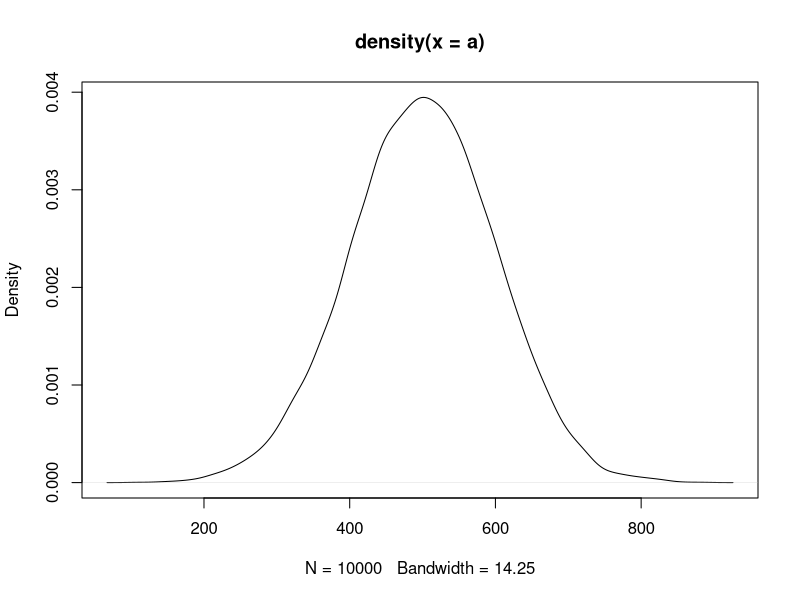
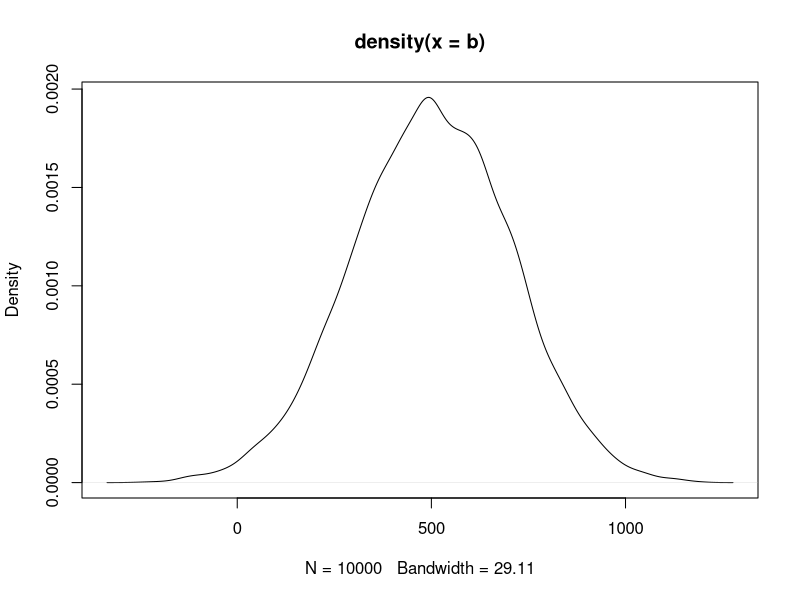
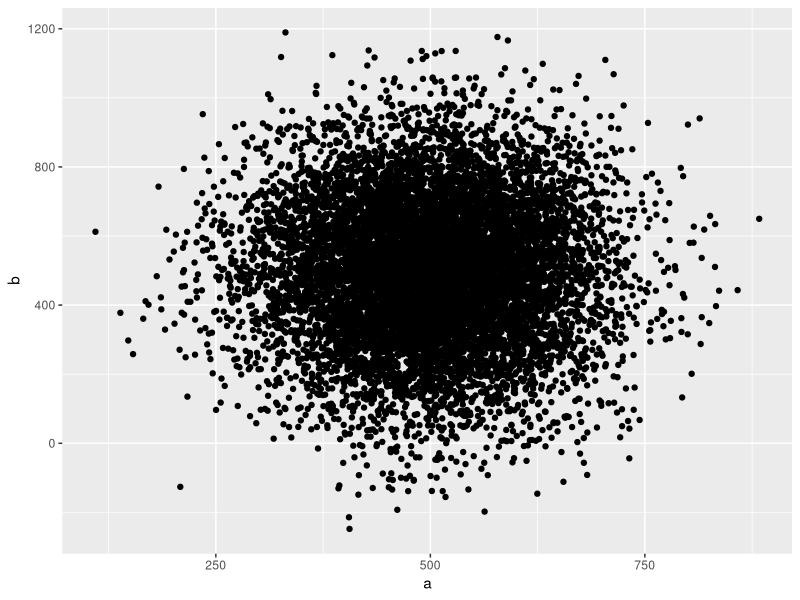

Source code (R) for these figures, in order:
## ---- chunk 1
library(ggplot2)
## ---- chunk 2
a <- rnorm(1e4, 500, 100)

## ---- chunk 3
plot(density(a))
## ---- chunk 4
b <- rnorm(1e4, 500, 200)
## ---- chunk 5
plot(density(b))
## ---- chunk 6
c <- data.frame(cbind(one = a, two = b))
ggplot(data = c, aes(a, b)) +
  geom_point()
